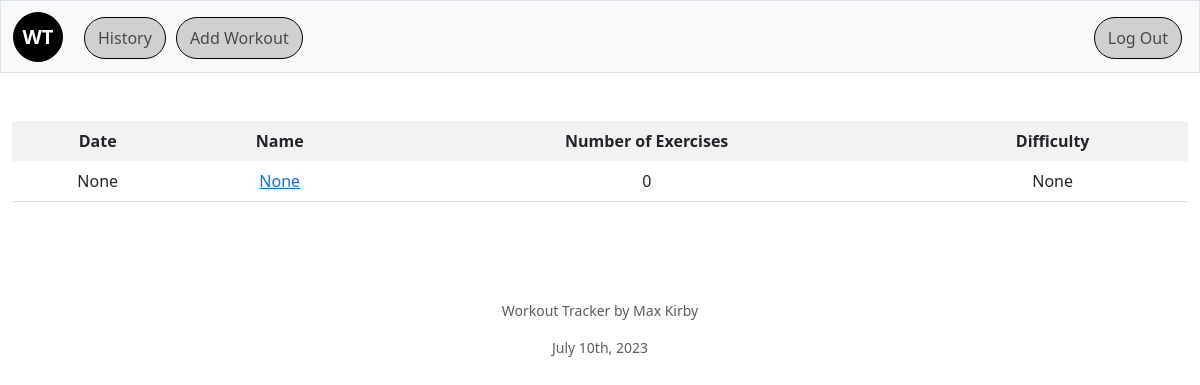
The app's page /history (signed in) with its own data.
### tables this page shows
CREATE TABLE workouts (
    workout_id INTEGER PRIMARY KEY,
    user_id INTEGER,
    workout_name TEXT,
    workout_difficulty TEXT,
    comments TEXT,
    start_time TEXT ,
    end_time TEXT,
    num_exercises INTEGER,
    FOREIGN KEY (user_id) REFERENCES users(user_id)
);

### app.py (the view)
@app.route('/history')
@login_required
def history():
    all_workouts = db.execute("SELECT workout_id,start_time,workout_name,num_exercises,workout_difficulty FROM workouts WHERE user_id = ?", session["user_id"])
    return render_template("history.html", all_workouts=all_workouts)

### app.py (called while the page is built)
@app.after_request
def after_request(response):
    response.headers["Cache-Control"] = "no-cache, no-store, must-revalidate"
    response.headers["Expires"] = 0
    response.headers["Pragma"] = "no-cache"
    return response

def login_required(f):
    @wraps(f)
    def decorated_function(*args, **kwargs):
        if session.get("user_id") is None:
            return redirect("/login")
        return f(*args, **kwargs)
    return decorated_function

### templates/history.html (shortened to what this page needs)
{% extends "layout.html" %}
{% block main %}
<table>
    <thead>
        <tr>
            <th>Date</th>
            <th>Name</th>
            <th>Number of Exercises</th>
            <th>Difficulty</th>
        </tr>
    </thead>
    <tbody>
        {% for i in all_workouts %}
        <tr>
            <td>{{i.start_time}}</td>
            <td><a href="/align?w_id={{i.workout_id}}">{{i.workout_name}}</a></td>
            <td>{{i.num_exercises}}</td>
            <td>{{i.workout_difficulty}}</td>
        </tr>
        {% endfor %}
    </tbody>
</table>
{% endblock %}

### static/styles.css (style rules this page uses)
table { width: 100%; border-collapse: collapse; margin-bottom: 50px; }
thead th { padding: 8px; background-color: #f2f2f2; font-weight: bold; }
tbody td { padding: 8px; border-bottom: 1px solid #ddd; }

### records on screen
workouts: start_time "None", workout_name "None", num_exercises "0", workout_difficulty "None"
